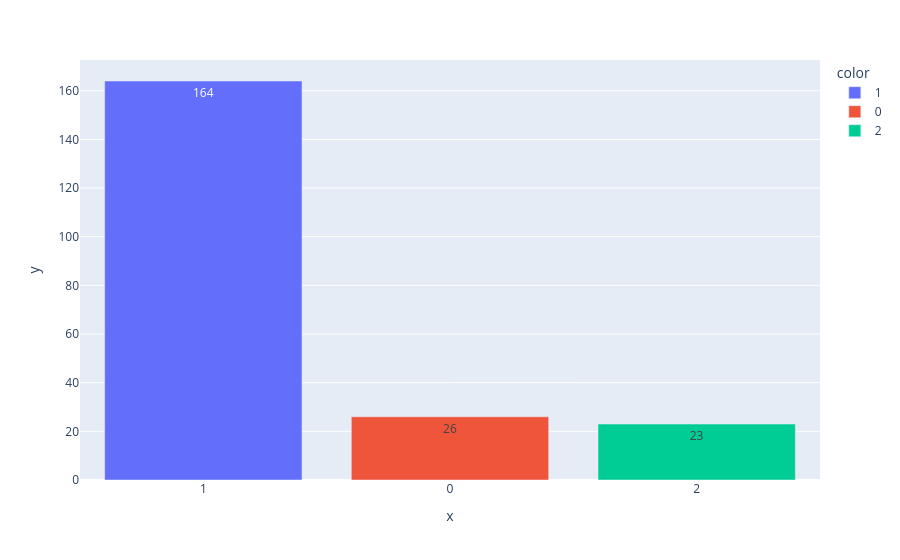

Notebook code cell kept with this figure:
### Code cell
# Diagramme en barre des nombres d'observations
bar_plot(val)

### Figure 1 — Plotly figure (JSON) as saved in the notebook; plotly's stock layout.template omitted (floating-point values rounded to 4 significant figures)
{"data": [{"hovertemplate": "color=1<br>x=%{x}<br>y=%{y}<extra></extra>", "legendgroup": "1", "marker": {"color": "#636efa", "pattern": {"shape": ""}}, "name": "1", "orientation": "v", "showlegend": true, "textposition": "auto", "texttemplate": "%{y}", "type": "bar", "x": ["1"], "xaxis": "x", "y": [164], "yaxis": "y"}, {"hovertemplate": "color=0<br>x=%{x}<br>y=%{y}<extra></extra>", "legendgroup": "0", "marker": {"color": "#EF553B", "pattern": {"shape": ""}}, "name": "0", "orientation": "v", "showlegend": true, "textposition": "auto", "texttemplate": "%{y}", "type": "bar", "x": ["0"], "xaxis": "x", "y": [26], "yaxis": "y"}, {"hovertemplate": "color=2<br>x=%{x}<br>y=%{y}<extra></extra>", "legendgroup": "2", "marker": {"color": "#00cc96", "pattern": {"shape": ""}}, "name": "2", "orientation": "v", "showlegend": true, "textposition": "auto", "texttemplate": "%{y}", "type": "bar", "x": ["2"], "xaxis": "x", "y": [23], "yaxis": "y"}], "layout": {"barmode": "relative", "legend": {"title": {"text": "color"}, "tracegroupgap": 0}, "margin": {"t": 60}, "xaxis": {"anchor": "y", "domain": [0, 1], "title": {"text": "x"}}, "yaxis": {"anchor": "x", "domain": [0, 1], "title": {"text": "y"}}}}
